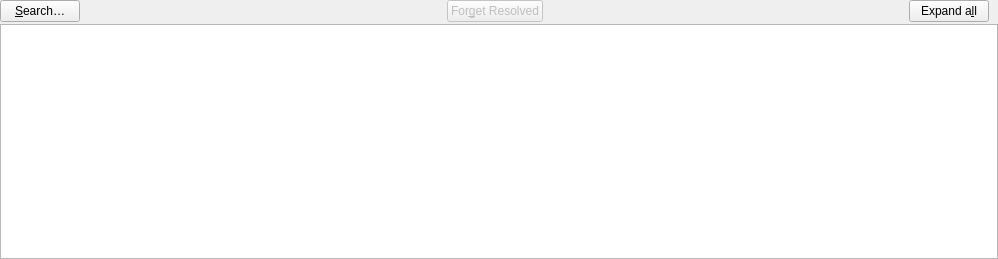
<?xml version="1.0" encoding="UTF-8"?>
<ui version="4.0">
 <class>ErrorList</class>
 <widget class="QWidget" name="ErrorList">
  <property name="geometry">
   <rect>
    <x>0</x>
    <y>0</y>
    <width>998</width>
    <height>259</height>
   </rect>
  </property>
  <property name="windowTitle">
   <string>Error List</string>
  </property>
  <property name="windowIcon">
   <iconset>icons:error.svg</iconset>
  </property>
  <layout class="QGridLayout" name="gridLayout" rowstretch="0,1" columnstretch="0,1,0,1,0,0">
   <property name="margin">
    <number>0</number>
   </property>
   <property name="spacing">
    <number>2</number>
   </property>
   <item row="0" column="0">
    <widget class="QPushButton" name="buttonSearch">
     <property name="sizePolicy">
      <sizepolicy hsizetype="Preferred" vsizetype="Preferred">
       <horstretch>0</horstretch>
       <verstretch>0</verstretch>
      </sizepolicy>
     </property>
     <property name="toolTip">
      <string>Open search dialog</string>
     </property>
     <property name="text">
      <string>&amp;Search…</string>
     </property>
     <property name="icon">
      <iconset>icons:search_red.svg</iconset>
     </property>
    </widget>
   </item>
   <item row="0" column="1">
    <spacer name="horizontalSpacer_18">
     <property name="orientation">
      <enum>Qt::Horizontal</enum>
     </property>
     <property name="sizeHint" stdset="0">
      <size>
       <width>330</width>
       <height>20</height>
      </size>
     </property>
    </spacer>
   </item>
   <item row="0" column="2">
    <widget class="QPushButton" name="buttonForget">
     <property name="enabled">
      <bool>false</bool>
     </property>
     <property name="text">
      <string>For&amp;get Resolved</string>
     </property>
     <property name="icon">
      <iconset>icons:forget.svg</iconset>
     </property>
    </widget>
   </item>
   <item row="0" column="3">
    <spacer name="horizontalSpacer_17">
     <property name="orientation">
      <enum>Qt::Horizontal</enum>
     </property>
     <property name="sizeHint" stdset="0">
      <size>
       <width>330</width>
       <height>20</height>
      </size>
     </property>
    </spacer>
   </item>
   <item row="0" column="4">
    <widget class="QPushButton" name="buttonExpand">
     <property name="text">
      <string>Expand a&amp;ll</string>
     </property>
    </widget>
   </item>
   <item row="0" column="5">
    <widget class="BusyLabel" name="busyLabel"/>
   </item>
   <item row="1" column="0" colspan="6">
    <widget class="QTreeView" name="tree"/>
   </item>
  </layout>
 </widget>
 <customwidgets>
  <customwidget>
   <class>BusyLabel</class>
   <extends>QLabel</extends>
   <header>util/BusyLabel.hh</header>
  </customwidget>
 </customwidgets>
 <resources/>
 <connections>
  <connection>
   <sender>buttonSearch</sender>
   <signal>clicked()</signal>
   <receiver>ErrorList</receiver>
   <slot>onButtonSearch()</slot>
   <hints>
    <hint type="sourcelabel">
     <x>77</x>
     <y>9</y>
    </hint>
    <hint type="destinationlabel">
     <x>110</x>
     <y>28</y>
    </hint>
   </hints>
  </connection>
  <connection>
   <sender>buttonForget</sender>
   <signal>clicked()</signal>
   <receiver>ErrorList</receiver>
   <slot>onButtonForget()</slot>
   <hints>
    <hint type="sourcelabel">
     <x>551</x>
     <y>11</y>
    </hint>
    <hint type="destinationlabel">
     <x>605</x>
     <y>28</y>
    </hint>
   </hints>
  </connection>
  <connection>
   <sender>buttonExpand</sender>
   <signal>clicked()</signal>
   <receiver>ErrorList</receiver>
   <slot>onButtonExpand()</slot>
   <hints>
    <hint type="sourcelabel">
     <x>917</x>
     <y>13</y>
    </hint>
    <hint type="destinationlabel">
     <x>887</x>
     <y>28</y>
    </hint>
   </hints>
  </connection>
 </connections>
 <slots>
  <slot>onButtonExpand()</slot>
  <slot>onButtonSearch()</slot>
  <slot>onButtonForget()</slot>
 </slots>
</ui>
